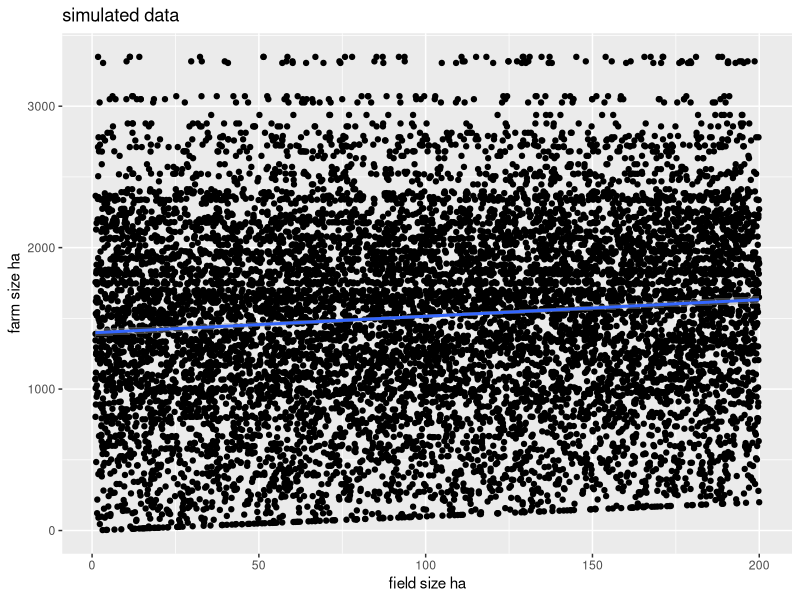
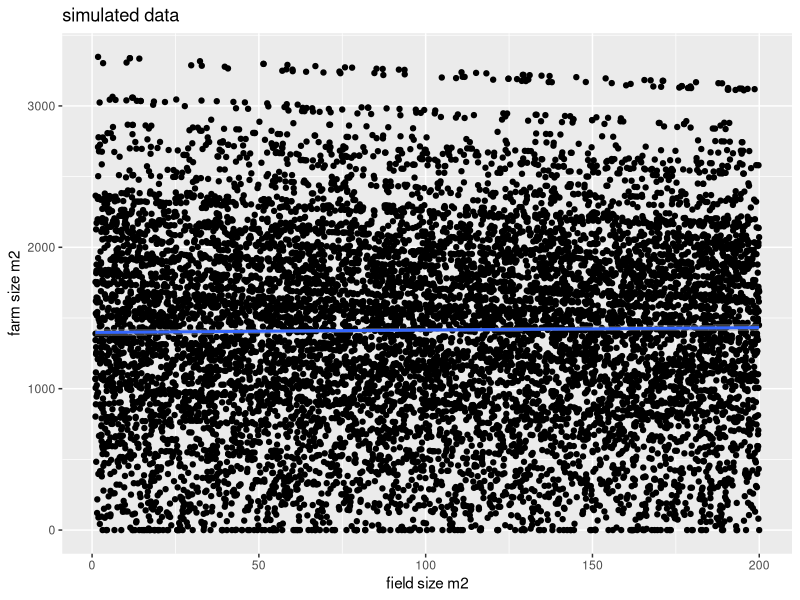

These figures' R source, in order:
library(dplyr)
library(ggplot2)

################################################################################
# create simulated data 
# simulate field sizes in hectar
fs_sim <- runif(10000, 1, 200) 

# assign random farm IDs
farm_id <- rnorm(10000, 100, 200) %>% round(0)


#farm_id <- runif(10000, 1, 100) %>% round(0)

farm_id %>% unique() %>% length()
# create data frame
df_sim <- data.frame(fs = fs_sim, farm_id = farm_id)

# calculate farm size by summing all fields of a farm
grouped <- df_sim %>% group_by(farm_id) %>% 
  summarise(farm_size = sum(fs)) 

# add farm size column to dataframe
df_sim = merge(df_sim, grouped)
# calculate the number of fields per farm 
grouped <- df_sim %>% group_by(farm_id) %>% 
  count()
df_sim = merge(df_sim, grouped)


################################################################################

# average number of fields per farm
mean(df_sim$n)
# Plot FSFSR for the simulated data
ggplot(df_sim, aes((fs), (farm_size))) + geom_point() + 
  geom_smooth(method = 'lm') + 
  xlab('field size ha') + ylab('farm size ha') + ggtitle('simulated data')

lm(farm_size ~ fs, data=df_sim) %>% summary()

# -> Positive relationship between the two variables


################################################################################
# subtracting field size from farm size
df_sim$farm_size <- df_sim$farm_size - df_sim$fs
# Plot FSFSR after subtraction of field size from farm size
ggplot(df_sim, aes((fs), (farm_size))) + geom_point() + 
  geom_smooth(method = 'lm') + 
  xlab('field size m2') + ylab('farm size m2') + ggtitle('simulated data')
lm(farm_size ~ fs, data=df_sim) %>% summary()

# -> No positive relationship between the two variables anymore
